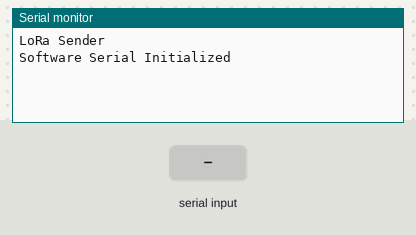
The sketch below on a simulated ESP32. On the bench: the last lines printed to the serial monitor. The test bench sets the inputs (shaded band). No radio packets arrive unless stated.

Above: at 1.2 s.
1.3 s: "1\n" received over the second serial link
At 2.3 s:
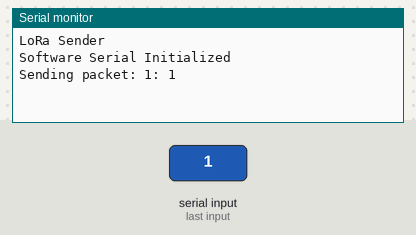
2.8 s: "0\n" received over the second serial link
At 3.4 s:
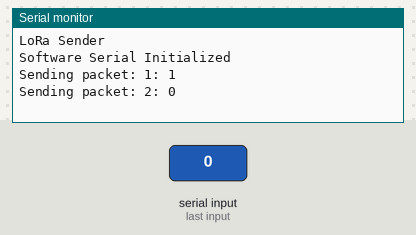
4.3 s: "2\n" received over the second serial link
At 5.8 s:
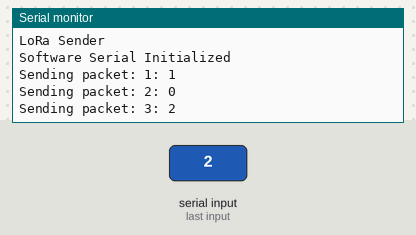

Measured:
- after the input at 1.3 s, the serial monitor: prints a new line at once (image 1)
- after the input at 2.8 s, the serial monitor: prints a new line at once (image 2)
- after the input at 4.3 s, the serial monitor: prints a new line at once (image 3)

The sketch:

sender.ino
```cpp
#include <LoRa.h>
#include <SPI.h>
#include <Wire.h>
#include <SoftwareSerial.h>


#define RADIO_CS_PIN    18
#define RADIO_RST_PIN   23
#define RADIO_DIO0_PIN  26
#define RADIO_MOSI_PIN  27

#define SS_RX 32  // Software Serial RX Pin
#define SS_TX 33  // Software Serial TX Pin
SoftwareSerial mySerial(SS_RX, SS_TX); // RX, TX


int counter = 1;
char inputData[512]; // Increase buffer size if needed
int inputDataIndex = 0;

void setup() {
  Serial.begin(115200);
  Serial.println("LoRa Sender");
  LoRa.setPins(RADIO_CS_PIN, RADIO_RST_PIN, RADIO_DIO0_PIN);
  if (!LoRa.begin(868E6)) {
    Serial.println("Starting LoRa failed!");
    while (1);
  }
  LoRa.setSpreadingFactor(9);

  mySerial.begin(9600); // Start software serial
  Serial.println("Software Serial Initialized");
}
/*
void loop() {
  static String inputData = "";
  while (mySerial.available()) {
    char incomingChar = (char)mySerial.read();

    // Check if the character is printable
    if (isPrintable(incomingChar) || incomingChar == '\n') {
      inputData += incomingChar;
    }

    // Check for the newline character
    if (incomingChar == '\n') {
      String loraPacket = String(counter) + ": " + inputData;

      Serial.print("Sending packet: ");
      Serial.println(loraPacket);

      LoRa.beginPacket();
      LoRa.print(loraPacket);
      LoRa.endPacket();

      counter++;
      inputData = ""; // Reset the string for the next message
    }

    // Prevent inputData from exceeding a safe size
    if (inputData.length() > 256) {
        inputData = ""; // Reset if it gets too long
    }
  }
}
*/

void loop() {
  while (mySerial.available()) {
    char incomingChar = (char)mySerial.read();
    //Serial.print(incomingChar); // Debug: Print each character received

    if (incomingChar == '\n' || inputDataIndex >= sizeof(inputData) - 1) {
      inputData[inputDataIndex] = '\0'; // Null-terminate the string
      //Serial.print("Complete message: "); // Debug
      //Serial.println(inputData);

      String loraPacket = String(counter) + ": " + inputData;
      Serial.print("Sending packet: ");
      Serial.println(loraPacket);

      LoRa.beginPacket();
      LoRa.print(loraPacket);
      LoRa.endPacket();

      counter++;
      inputDataIndex = 0; // Reset index for next message
    } else {
      inputData[inputDataIndex++] = incomingChar;
    }

    // If the buffer is getting full without receiving a newline, clear it
    if (inputDataIndex >= sizeof(inputData) - 10) {
      Serial.println("Buffer almost full, clearing buffer."); // Debug
      inputDataIndex = 0;
    }
  }
}
```
